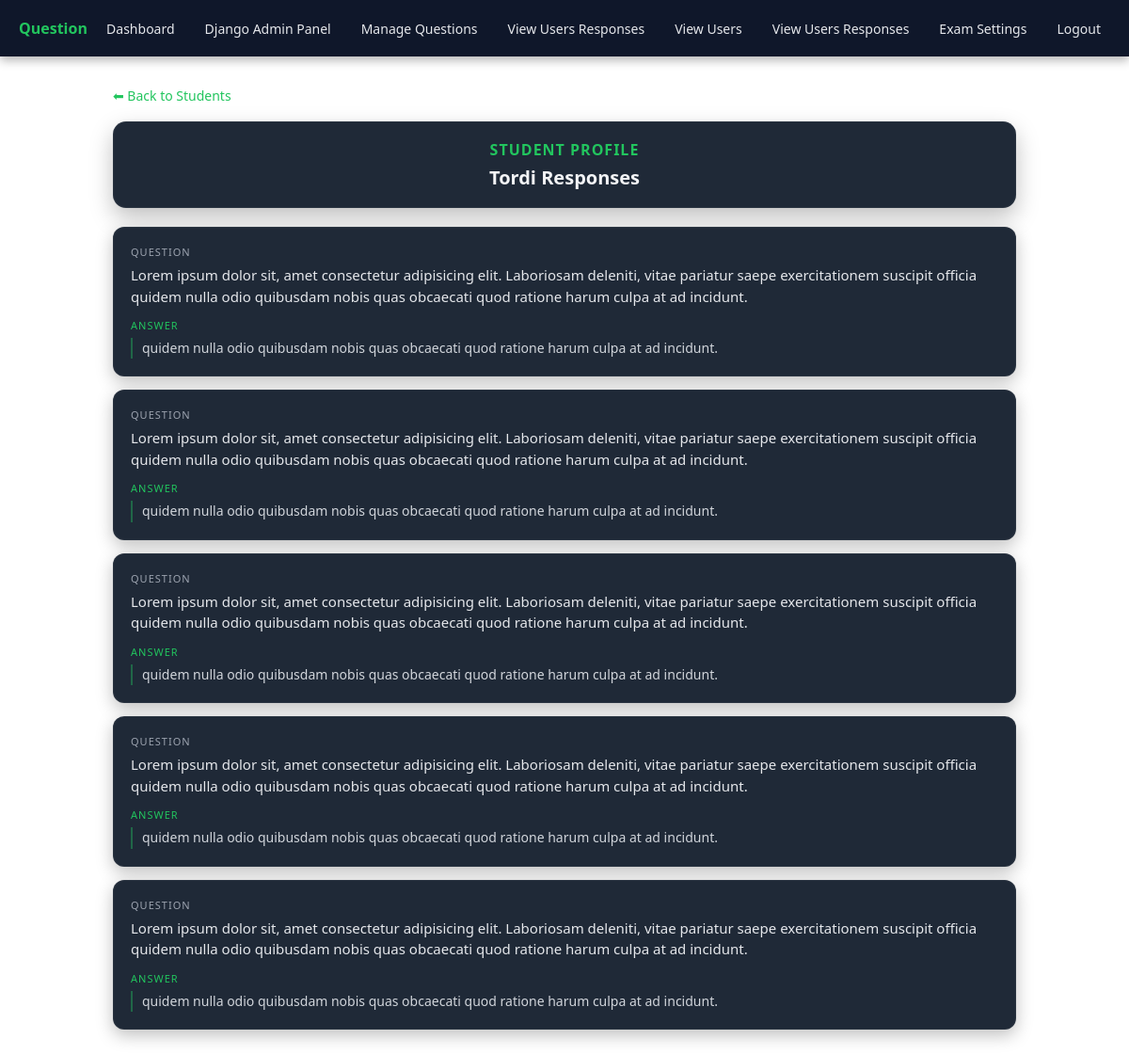
The app's page /assessment/admin/users/5/ (signed in) with its own data.
### assessment/models.py (models this page shows, shortened)
class StudentAnswer(models.Model):
    student = models.ForeignKey(
        User,
        on_delete=models.CASCADE
    )
    question = models.ForeignKey(
        Question,
        on_delete=models.CASCADE
    )
    answer = models.TextField()
    submitted_at = models.DateTimeField(
        auto_now_add=True
    )

class Question(models.Model):
    question_text = models.TextField()
    created_at = models.DateTimeField(
        auto_now_add=True
    )

### assessment/decorators.py (the view)
    def wrapper(request, *args, **kwargs):
        if not request.user.is_authenticated:
            return HttpResponseForbidden("Not allowed")
        if not request.user.is_superuser:
            return HttpResponseForbidden("Admins only")
        return view_func(request, *args, **kwargs)

### assessment/views.py (called while the page is built)
@admin_only
def user_responses(request, user_id):
    user = get_object_or_404(User, id=user_id)
    answers = StudentAnswer.objects.filter(
        student=user
    ).select_related("question").order_by("-submitted_at")
    return render(request, "admin/user_responses.html", {
        "user": user,
        "answers": answers
    })

### templates/admin/user_responses.html (shortened to what this page needs)
{% extends 'base.html' %}
{% block content %}
<div class="user-response-page">
    <a class="user-response-page__back" href="/assessment/admin/users/">
        ⬅ Back to Students
    </a>
    <div class="user-response-page__header">
        <div class="user-response-page__username">
            Student Profile
        </div>
        <div class="user-response-page__title">
            {{ user.username }} Responses
        </div>
    </div>
    {% for a in answers %}
        <div class="user-response-page__card">
            <div class="user-response-page__q-label">Question</div>
            <div class="user-response-page__question">
                {{ a.question.question_text }}
            </div>
            <div class="user-response-page__a-label">Answer</div>
            <div class="user-response-page__answer">
                {{ a.answer }}
            </div>
        </div>
    {% empty %}
        <p class="user-response-page__empty">No responses yet.</p>
    {% endfor %}
</div>
{% endblock %}

### templates/admin/user_responses.html (style rules this page uses)
.user-response-page { max-width: 1000px; margin: auto; padding: 30px 20px; }
.user-response-page__back { display: inline-block; margin-bottom: 18px; color: #22c55e; font-size: 14px; font-weight: 500; text-decoration: none; }
.user-response-page__header { background: #1f2937; border: 1px solid rgba(255,255,255,0.05); border-radius: 14px; padding: 18px; margin-bottom: 20px; text-align: center; box-shadow: 0 10px 25px rgba(0,0,0,0.25); }
.user-response-page__username { color: #22c55e; font-weight: 700; font-size: 16px; letter-spacing: 1px; text-transform: uppercase; margin-bottom: 5px; }
.user-response-page__title { color: #f3f4f6; font-size: 20px; font-weight: 600; }
.user-response-page__card { background: #1f2937; border: 1px solid rgba(255,255,255,0.05); border-radius: 12px; padding: 18px; margin-bottom: 14px; box-shadow: 0 6px 18px rgba(0,0,0,0.25); transition: 0.2s ease; }
.user-response-page__q-label { font-size: 11px; color: #9ca3af; text-transform: uppercase; letter-spacing: 1px; margin-bottom: 6px; }
.user-response-page__question { color: #e5e7eb; font-size: 15px; font-weight: 500; margin-bottom: 12px; line-height: 1.5; }
.user-response-page__a-label { font-size: 11px; color: #22c55e; text-transform: uppercase; letter-spacing: 1px; margin-bottom: 6px; }
.user-response-page__answer { color: #d1d5db; font-size: 14px; line-height: 1.6; padding-left: 10px; border-left: 2px solid rgba(34,197,94,0.4); }

### templates/base.html (style rules this page uses)
* { box-sizing: border-box; margin: 0; padding: 0; }
body { padding-top: 60px; font-family: "Segoe UI", sans-serif; }

### records on screen
StudentAnswer: question.question_text "Lorem ipsum dolor sit, amet consectetur adipisicing elit. Laboriosam deleniti, vitae pariatur saepe exercitationem suscipit officia quidem nulla odio quibusdam nobis quas obcaecati quod ratione harum culpa at ad incidunt.", answer "quidem nulla odio quibusdam nobis quas obcaecati quod ratione harum culpa at ad incidunt."
StudentAnswer: question.question_text "Lorem ipsum dolor sit, amet consectetur adipisicing elit. Laboriosam deleniti, vitae pariatur saepe exercitationem suscipit officia quidem nulla odio quibusdam nobis quas obcaecati quod ratione harum culpa at ad incidunt.", answer "quidem nulla odio quibusdam nobis quas obcaecati quod ratione harum culpa at ad incidunt."
StudentAnswer: question.question_text "Lorem ipsum dolor sit, amet consectetur adipisicing elit. Laboriosam deleniti, vitae pariatur saepe exercitationem suscipit officia quidem nulla odio quibusdam nobis quas obcaecati quod ratione harum culpa at ad incidunt.", answer "quidem nulla odio quibusdam nobis quas obcaecati quod ratione harum culpa at ad incidunt."
StudentAnswer: question.question_text "Lorem ipsum dolor sit, amet consectetur adipisicing elit. Laboriosam deleniti, vitae pariatur saepe exercitationem suscipit officia quidem nulla odio quibusdam nobis quas obcaecati quod ratione harum culpa at ad incidunt.", answer "quidem nulla odio quibusdam nobis quas obcaecati quod ratione harum culpa at ad incidunt."
StudentAnswer: question.question_text "Lorem ipsum dolor sit, amet consectetur adipisicing elit. Laboriosam deleniti, vitae pariatur saepe exercitationem suscipit officia quidem nulla odio quibusdam nobis quas obcaecati quod ratione harum culpa at ad incidunt.", answer "quidem nulla odio quibusdam nobis quas obcaecati quod ratione harum culpa at ad incidunt."

### other values on screen
{{ user.username }} "Tordi"
